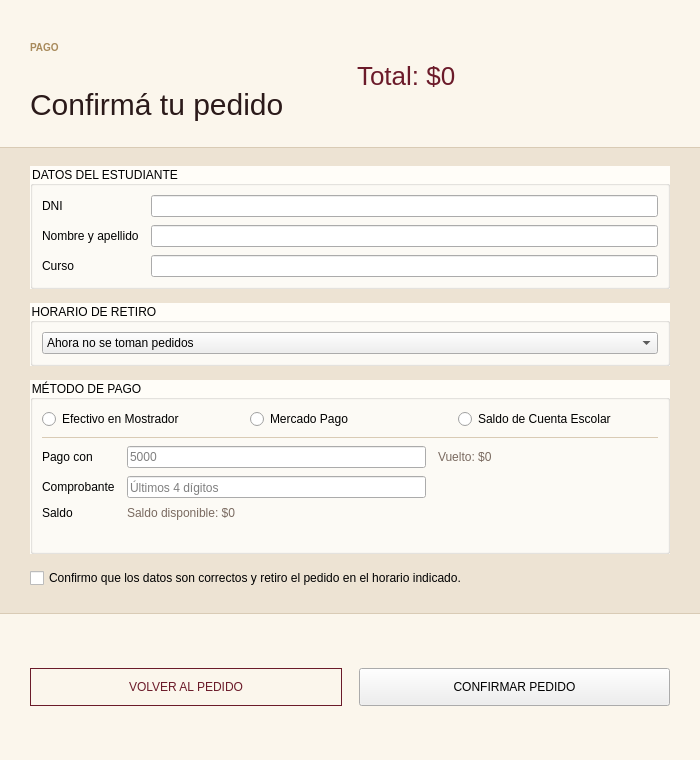
<?xml version="1.0" encoding="UTF-8"?>
<ui version="4.0">
 <class>PagoDialog</class>
 <widget class="QDialog" name="PagoDialog">
  <property name="geometry"><rect><x>0</x><y>0</y><width>700</width><height>760</height></rect></property>
  <property name="windowTitle"><string>Pago - El Buffet de Alejandro</string></property>
  <layout class="QVBoxLayout" name="layoutPago">
   <property name="spacing"><number>0</number></property>
   <property name="leftMargin"><number>0</number></property>
   <property name="topMargin"><number>0</number></property>
   <property name="rightMargin"><number>0</number></property>
   <property name="bottomMargin"><number>0</number></property>
   <item>
    <widget class="QFrame" name="headerFrame">
     <property name="styleSheet"><string>#headerFrame { background-color: #FBF6EC; border-bottom: 1px solid #D9CBB5; }</string></property>
     <layout class="QHBoxLayout" name="layoutHeader">
      <property name="leftMargin"><number>30</number></property>
      <property name="topMargin"><number>20</number></property>
      <property name="rightMargin"><number>30</number></property>
      <property name="bottomMargin"><number>16</number></property>
      <item>
       <layout class="QVBoxLayout" name="layoutTitulo">
        <property name="spacing"><number>2</number></property>
        <item>
         <widget class="QLabel" name="lblEtiqueta">
          <property name="text"><string>PAGO</string></property>
          <property name="styleSheet"><string>font-size: 10px; font-weight: bold; color: #A88A5B;</string></property>
         </widget>
        </item>
        <item>
         <widget class="QLabel" name="lblTituloPago">
          <property name="text"><string>Confirmá tu pedido</string></property>
          <property name="styleSheet"><string>font-family: 'Sitka Banner', 'Palatino Linotype', Georgia; font-size: 30px; color: #2B1A1A;</string></property>
         </widget>
        </item>
       </layout>
      </item>
      <item>
       <spacer name="espacioHeader"><property name="orientation"><enum>Qt::Horizontal</enum></property></spacer>
      </item>
      <item>
       <widget class="QLabel" name="lblResumenTotal">
        <property name="text"><string>Total: $0</string></property>
        <property name="styleSheet"><string>font-family: 'Sitka Banner', 'Palatino Linotype', Georgia; font-size: 26px; color: #6B1B2A;</string></property>
       </widget>
      </item>
     </layout>
    </widget>
   </item>
   <item>
    <widget class="QFrame" name="bodyFrame">
     <property name="styleSheet"><string>#bodyFrame { background-color: #EDE3D3; }
QGroupBox { background-color: #FFFDF8; }</string></property>
     <layout class="QVBoxLayout" name="layoutBody">
      <property name="spacing"><number>14</number></property>
      <property name="leftMargin"><number>30</number></property>
      <property name="topMargin"><number>18</number></property>
      <property name="rightMargin"><number>30</number></property>
      <property name="bottomMargin"><number>18</number></property>
      <item>
       <widget class="QGroupBox" name="grpDatos">
        <property name="title"><string>DATOS DEL ESTUDIANTE</string></property>
        <layout class="QGridLayout" name="layoutDatos">
         <property name="horizontalSpacing"><number>12</number></property>
         <property name="verticalSpacing"><number>8</number></property>
         <item row="0" column="0">
          <widget class="QLabel" name="lblDni"><property name="text"><string>DNI</string></property></widget>
         </item>
         <item row="0" column="1">
          <widget class="QLineEdit" name="txtPagoDni"/>
         </item>
         <item row="1" column="0">
          <widget class="QLabel" name="lblNombre"><property name="text"><string>Nombre y apellido</string></property></widget>
         </item>
         <item row="1" column="1">
          <widget class="QLineEdit" name="txtPagoNombre"/>
         </item>
         <item row="2" column="0">
          <widget class="QLabel" name="lblCurso"><property name="text"><string>Curso</string></property></widget>
         </item>
         <item row="2" column="1">
          <widget class="QLineEdit" name="txtPagoCurso"/>
         </item>
        </layout>
       </widget>
      </item>
      <item>
       <widget class="QGroupBox" name="grpRetiro">
        <property name="title"><string>HORARIO DE RETIRO</string></property>
        <layout class="QVBoxLayout" name="layoutRetiro">
         <item>
          <widget class="QComboBox" name="comboRecreo">
           <item><property name="text"><string>Ahora no se toman pedidos</string></property></item>
           <item><property name="text"><string>1er Recreo TM (09:00 a 09:15 hs)</string></property></item>
           <item><property name="text"><string>2do Recreo TM (10:35 a 10:45 hs)</string></property></item>
           <item><property name="text"><string>Receso Inter-Turno - Almuerzo (12:05 a 13:30 hs)</string></property></item>
           <item><property name="text"><string>1er Recreo TT (14:50 a 15:00 hs)</string></property></item>
           <item><property name="text"><string>2do Recreo TT (16:20 a 16:30 hs)</string></property></item>
           <item><property name="text"><string>Atención Post-Clases (17:50 a 20:00 hs)</string></property></item>
          </widget>
         </item>
        </layout>
       </widget>
      </item>
      <item>
       <widget class="QGroupBox" name="grpMetodo">
        <property name="title"><string>MÉTODO DE PAGO</string></property>
        <layout class="QVBoxLayout" name="layoutMetodo">
         <property name="spacing"><number>8</number></property>
         <item>
          <layout class="QHBoxLayout" name="layoutRadios">
           <item>
            <widget class="QRadioButton" name="rbEfectivo"><property name="text"><string>Efectivo en Mostrador</string></property></widget>
           </item>
           <item>
            <widget class="QRadioButton" name="rbMercadoPago"><property name="text"><string>Mercado Pago</string></property></widget>
           </item>
           <item>
            <widget class="QRadioButton" name="rbSaldo"><property name="text"><string>Saldo de Cuenta Escolar</string></property></widget>
           </item>
          </layout>
         </item>
         <item>
          <widget class="QFrame" name="lineaMetodo">
           <property name="minimumSize"><size><width>0</width><height>1</height></size></property>
           <property name="maximumSize"><size><width>16777215</width><height>1</height></size></property>
           <property name="styleSheet"><string>background-color: #D9CBB5;</string></property>
          </widget>
         </item>
         <item>
          <layout class="QGridLayout" name="layoutDetalleMetodo">
           <property name="horizontalSpacing"><number>12</number></property>
           <property name="verticalSpacing"><number>8</number></property>
           <item row="0" column="0">
            <widget class="QLabel" name="lblMonto"><property name="text"><string>Pago con</string></property></widget>
           </item>
           <item row="0" column="1">
            <widget class="QLineEdit" name="txtMontoAbonado"><property name="placeholderText"><string>5000</string></property></widget>
           </item>
           <item row="0" column="2">
            <widget class="QLabel" name="lblVueltoCalculado">
             <property name="minimumSize"><size><width>220</width><height>0</height></size></property>
             <property name="text"><string>Vuelto: $0</string></property>
             <property name="styleSheet"><string>color: #7A6A60;</string></property>
            </widget>
           </item>
           <item row="1" column="0">
            <widget class="QLabel" name="lblComprobante"><property name="text"><string>Comprobante</string></property></widget>
           </item>
           <item row="1" column="1">
            <widget class="QLineEdit" name="txtComprobanteMP"><property name="placeholderText"><string>Últimos 4 dígitos</string></property></widget>
           </item>
           <item row="2" column="0">
            <widget class="QLabel" name="lblSaldoTitulo"><property name="text"><string>Saldo</string></property></widget>
           </item>
           <item row="2" column="1" colspan="2">
            <widget class="QLabel" name="lblSaldoDisponible">
             <property name="text"><string>Saldo disponible: $0</string></property>
             <property name="styleSheet"><string>color: #7A6A60;</string></property>
            </widget>
           </item>
           <item row="3" column="1" colspan="2">
            <widget class="QLabel" name="lblEstadoSaldo">
             <property name="text"><string/></property>
             <property name="styleSheet"><string>color: #7A6A60; font-size: 12px;</string></property>
            </widget>
           </item>
          </layout>
         </item>
        </layout>
       </widget>
      </item>
      <item>
       <widget class="QCheckBox" name="chkConfirmarTerminos">
        <property name="text"><string>Confirmo que los datos son correctos y retiro el pedido en el horario indicado.</string></property>
       </widget>
      </item>
      <item>
       <spacer name="espacioBody"><property name="orientation"><enum>Qt::Vertical</enum></property></spacer>
      </item>
     </layout>
    </widget>
   </item>
   <item>
    <widget class="QFrame" name="footerFrame">
     <property name="styleSheet"><string>#footerFrame { background-color: #FBF6EC; border-top: 1px solid #D9CBB5; }</string></property>
     <layout class="QHBoxLayout" name="layoutFooter">
      <property name="spacing"><number>10</number></property>
      <property name="leftMargin"><number>30</number></property>
      <property name="topMargin"><number>14</number></property>
      <property name="rightMargin"><number>30</number></property>
      <property name="bottomMargin"><number>14</number></property>
      <item>
       <widget class="QPushButton" name="btnCancelarPago">
        <property name="minimumSize"><size><width>0</width><height>38</height></size></property>
        <property name="text"><string>VOLVER AL PEDIDO</string></property>
        <property name="styleSheet"><string>QPushButton { background-color: transparent; color: #6B1B2A; border: 1px solid #6B1B2A; }
QPushButton:hover { background-color: #F3EADB; }</string></property>
       </widget>
      </item>
      <item>
       <spacer name="espacioFooter"><property name="orientation"><enum>Qt::Horizontal</enum></property></spacer>
      </item>
      <item>
       <widget class="QPushButton" name="btnConfirmarPedido">
        <property name="minimumSize"><size><width>0</width><height>38</height></size></property>
        <property name="text"><string>CONFIRMAR PEDIDO</string></property>
       </widget>
      </item>
     </layout>
    </widget>
   </item>
  </layout>
 </widget>
 <resources/>
 <connections/>
</ui>
